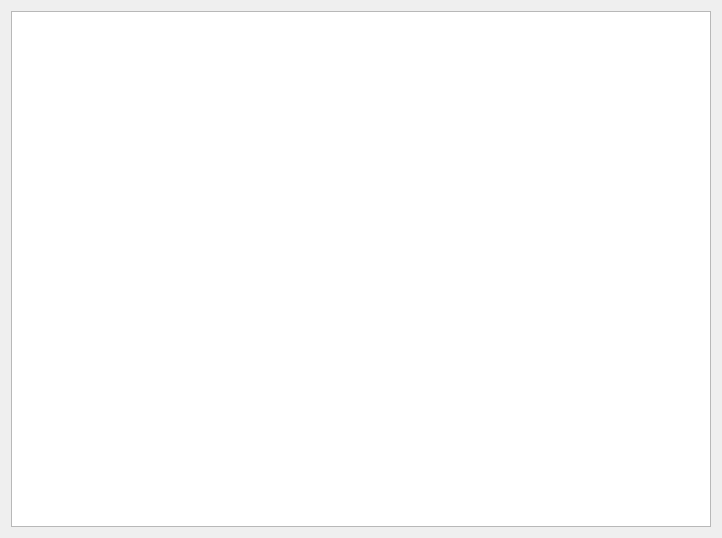
<?xml version="1.0" encoding="UTF-8"?>
<ui version="4.0">
 <class>Form</class>
 <widget class="QWidget" name="Form">
  <property name="geometry">
   <rect>
    <x>0</x>
    <y>0</y>
    <width>722</width>
    <height>538</height>
   </rect>
  </property>
  <property name="windowTitle">
   <string>Form</string>
  </property>
  <layout class="QHBoxLayout" name="horizontalLayout">
   <item>
    <widget class="QListView" name="listView"/>
   </item>
  </layout>
 </widget>
 <resources/>
 <connections/>
</ui>
